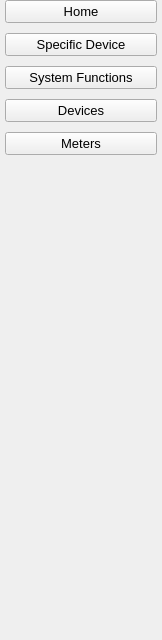
         <widget class="QWidget" name="general_page">
          <property name="geometry">
           <rect>
            <x>0</x>
            <y>0</y>
            <width>162</width>
            <height>640</height>
           </rect>
          </property>
          <attribute name="icon">
           <iconset resource="static/resource.qrc">
            <normaloff>:/icon/icon/home-4-48 (2).ico</normaloff>:/icon/icon/home-4-48 (2).ico</iconset>
          </attribute>
          <attribute name="label">
           <string>General</string>
          </attribute>
          <layout class="QVBoxLayout" name="verticalLayout">
           <property name="spacing">
            <number>10</number>
           </property>
           <property name="leftMargin">
            <number>5</number>
           </property>
           <property name="topMargin">
            <number>0</number>
           </property>
           <property name="rightMargin">
            <number>5</number>
           </property>
           <property name="bottomMargin">
            <number>5</number>
           </property>
           <item>
            <widget class="QPushButton" name="pushButton_home">
             <property name="font">
              <font>
               <pointsize>10</pointsize>
              </font>
             </property>
             <property name="cursor">
              <cursorShape>PointingHandCursor</cursorShape>
             </property>
             <property name="focusPolicy">
              <enum>Qt::NoFocus</enum>
             </property>
             <property name="styleSheet">
              <string notr="true"/>
             </property>
             <property name="text">
              <string>Home</string>
             </property>
             <property name="checkable">
              <bool>false</bool>
             </property>
             <property name="checked">
              <bool>false</bool>
             </property>
            </widget>
           </item>
           <item>
            <widget class="QPushButton" name="pushButton_device_details">
             <property name="font">
              <font>
               <pointsize>10</pointsize>
              </font>
             </property>
             <property name="focusPolicy">
              <enum>Qt::NoFocus</enum>
             </property>
             <property name="styleSheet">
              <string notr="true"/>
             </property>
             <property name="text">
              <string>Specific Device</string>
             </property>
             <property name="checkable">
              <bool>false</bool>
             </property>
            </widget>
           </item>
           <item>
            <widget class="QPushButton" name="pushButton_system_functions">
             <property name="font">
              <font>
               <pointsize>10</pointsize>
              </font>
             </property>
             <property name="focusPolicy">
              <enum>Qt::NoFocus</enum>
             </property>
             <property name="styleSheet">
              <string notr="true"/>
             </property>
             <property name="text">
              <string>System Functions</string>
             </property>
             <property name="checkable">
              <bool>false</bool>
             </property>
            </widget>
           </item>
           <item>
            <widget class="QPushButton" name="pushButton_devices">
             <property name="font">
              <font>
               <pointsize>10</pointsize>
              </font>
             </property>
             <property name="focusPolicy">
              <enum>Qt::NoFocus</enum>
             </property>
             <property name="styleSheet">
              <string notr="true"/>
             </property>
             <property name="text">
              <string>Devices</string>
             </property>
             <property name="checkable">
              <bool>false</bool>
             </property>
            </widget>
           </item>
           <item>
            <widget class="QPushButton" name="pushButton_meters">
             <property name="font">
              <font>
               <pointsize>10</pointsize>
              </font>
             </property>
             <property name="focusPolicy">
              <enum>Qt::NoFocus</enum>
             </property>
             <property name="styleSheet">
              <string notr="true"/>
             </property>
             <property name="text">
              <string>Meters</string>
             </property>
             <property name="checkable">
              <bool>false</bool>
             </property>
            </widget>
           </item>
           <item>
            <spacer name="verticalSpacer">
             <property name="orientation">
              <enum>Qt::Vertical</enum>
             </property>
             <property name="sizeHint" stdset="0">
              <size>
               <width>20</width>
               <height>40</height>
              </size>
             </property>
            </spacer>
           </item>
          </layout>
         </widget>
